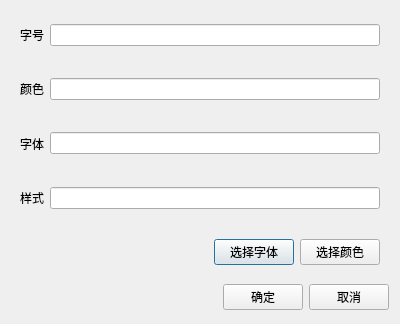
<?xml version="1.0" encoding="UTF-8"?>
<ui version="4.0">
 <class>textFontDialog</class>
 <widget class="QDialog" name="textFontDialog">
  <property name="geometry">
   <rect>
    <x>0</x>
    <y>0</y>
    <width>400</width>
    <height>324</height>
   </rect>
  </property>
  <property name="windowTitle">
   <string>字体</string>
  </property>
  <layout class="QVBoxLayout" name="verticalLayout">
   <item>
    <widget class="QWidget" name="widget" native="true">
     <layout class="QHBoxLayout" name="horizontalLayout">
      <item>
       <widget class="QLabel" name="label">
        <property name="text">
         <string>字号</string>
        </property>
       </widget>
      </item>
      <item>
       <widget class="QLineEdit" name="font_size"/>
      </item>
     </layout>
    </widget>
   </item>
   <item>
    <widget class="QWidget" name="widget_2" native="true">
     <layout class="QHBoxLayout" name="horizontalLayout_2">
      <item>
       <widget class="QLabel" name="label_2">
        <property name="text">
         <string>颜色</string>
        </property>
       </widget>
      </item>
      <item>
       <widget class="QLineEdit" name="font_color"/>
      </item>
     </layout>
    </widget>
   </item>
   <item>
    <widget class="QWidget" name="widget_3" native="true">
     <layout class="QHBoxLayout" name="horizontalLayout_3">
      <item>
       <widget class="QLabel" name="label_3">
        <property name="text">
         <string>字体</string>
        </property>
       </widget>
      </item>
      <item>
       <widget class="QLineEdit" name="font_name"/>
      </item>
     </layout>
    </widget>
   </item>
   <item>
    <widget class="QWidget" name="widget_4" native="true">
     <layout class="QHBoxLayout" name="horizontalLayout_4">
      <item>
       <widget class="QLabel" name="label_4">
        <property name="text">
         <string>样式</string>
        </property>
       </widget>
      </item>
      <item>
       <widget class="QLineEdit" name="font_style"/>
      </item>
     </layout>
    </widget>
   </item>
   <item>
    <widget class="QWidget" name="widget_5" native="true">
     <layout class="QHBoxLayout" name="horizontalLayout_5">
      <item>
       <spacer name="horizontalSpacer">
        <property name="orientation">
         <enum>Qt::Horizontal</enum>
        </property>
        <property name="sizeHint" stdset="0">
         <size>
          <width>153</width>
          <height>20</height>
         </size>
        </property>
       </spacer>
      </item>
      <item>
       <widget class="QPushButton" name="check_button">
        <property name="text">
         <string>选择字体</string>
        </property>
       </widget>
      </item>
      <item>
       <widget class="QPushButton" name="color_button">
        <property name="text">
         <string>选择颜色</string>
        </property>
       </widget>
      </item>
     </layout>
    </widget>
   </item>
   <item>
    <layout class="QHBoxLayout">
     <property name="spacing">
      <number>6</number>
     </property>
     <property name="leftMargin">
      <number>0</number>
     </property>
     <property name="topMargin">
      <number>0</number>
     </property>
     <property name="rightMargin">
      <number>0</number>
     </property>
     <property name="bottomMargin">
      <number>0</number>
     </property>
     <item>
      <spacer>
       <property name="orientation">
        <enum>Qt::Horizontal</enum>
       </property>
       <property name="sizeHint" stdset="0">
        <size>
         <width>131</width>
         <height>31</height>
        </size>
       </property>
      </spacer>
     </item>
     <item>
      <widget class="QPushButton" name="okButton">
       <property name="text">
        <string>确定</string>
       </property>
      </widget>
     </item>
     <item>
      <widget class="QPushButton" name="cancelButton">
       <property name="text">
        <string>取消</string>
       </property>
      </widget>
     </item>
    </layout>
   </item>
  </layout>
 </widget>
 <resources/>
 <connections>
  <connection>
   <sender>okButton</sender>
   <signal>clicked()</signal>
   <receiver>textFontDialog</receiver>
   <slot>accept()</slot>
   <hints>
    <hint type="sourcelabel">
     <x>278</x>
     <y>253</y>
    </hint>
    <hint type="destinationlabel">
     <x>96</x>
     <y>254</y>
    </hint>
   </hints>
  </connection>
  <connection>
   <sender>cancelButton</sender>
   <signal>clicked()</signal>
   <receiver>textFontDialog</receiver>
   <slot>reject()</slot>
   <hints>
    <hint type="sourcelabel">
     <x>369</x>
     <y>253</y>
    </hint>
    <hint type="destinationlabel">
     <x>179</x>
     <y>282</y>
    </hint>
   </hints>
  </connection>
 </connections>
</ui>
